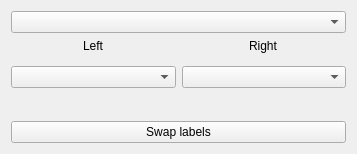
<?xml version="1.0" encoding="UTF-8"?>
<ui version="4.0">
 <class>ColormapWidget</class>
 <widget class="QWidget" name="ColormapWidget">
  <property name="geometry">
   <rect>
    <x>0</x>
    <y>0</y>
    <width>357</width>
    <height>154</height>
   </rect>
  </property>
  <property name="windowTitle">
   <string>LabelWidget</string>
  </property>
  <layout class="QVBoxLayout" name="verticalLayout_2">
   <item>
    <widget class="QComboBox" name="colormapComboBox"/>
   </item>
   <item>
    <layout class="QHBoxLayout" name="LabelChooser">
     <item>
      <layout class="QVBoxLayout" name="leftLabel">
       <item alignment="Qt::AlignHCenter|Qt::AlignTop">
        <widget class="QLabel" name="label">
         <property name="text">
          <string>Left</string>
         </property>
        </widget>
       </item>
       <item>
        <widget class="QComboBox" name="leftComboBox">
         <property name="sizePolicy">
          <sizepolicy hsizetype="MinimumExpanding" vsizetype="Fixed">
           <horstretch>0</horstretch>
           <verstretch>0</verstretch>
          </sizepolicy>
         </property>
         <property name="insertPolicy">
          <enum>QComboBox::InsertAtBottom</enum>
         </property>
         <property name="sizeAdjustPolicy">
          <enum>QComboBox::AdjustToContents</enum>
         </property>
        </widget>
       </item>
       <item alignment="Qt::AlignHCenter|Qt::AlignTop">
        <widget class="QLabel" name="lblLeftLabelName">
         <property name="text">
          <string/>
         </property>
        </widget>
       </item>
      </layout>
     </item>
     <item>
      <layout class="QVBoxLayout" name="rightLabel">
       <item alignment="Qt::AlignHCenter|Qt::AlignTop">
        <widget class="QLabel" name="label_2">
         <property name="text">
          <string>Right</string>
         </property>
        </widget>
       </item>
       <item>
        <widget class="QComboBox" name="rightComboBox">
         <property name="sizePolicy">
          <sizepolicy hsizetype="MinimumExpanding" vsizetype="Fixed">
           <horstretch>0</horstretch>
           <verstretch>0</verstretch>
          </sizepolicy>
         </property>
         <property name="sizeAdjustPolicy">
          <enum>QComboBox::AdjustToContents</enum>
         </property>
        </widget>
       </item>
       <item alignment="Qt::AlignHCenter|Qt::AlignTop">
        <widget class="QLabel" name="lblRightLabelName">
         <property name="text">
          <string/>
         </property>
        </widget>
       </item>
      </layout>
     </item>
    </layout>
   </item>
   <item>
    <widget class="QPushButton" name="btnSwapLabels">
     <property name="text">
      <string>Swap labels</string>
     </property>
    </widget>
   </item>
  </layout>
 </widget>
 <resources/>
 <connections/>
</ui>
